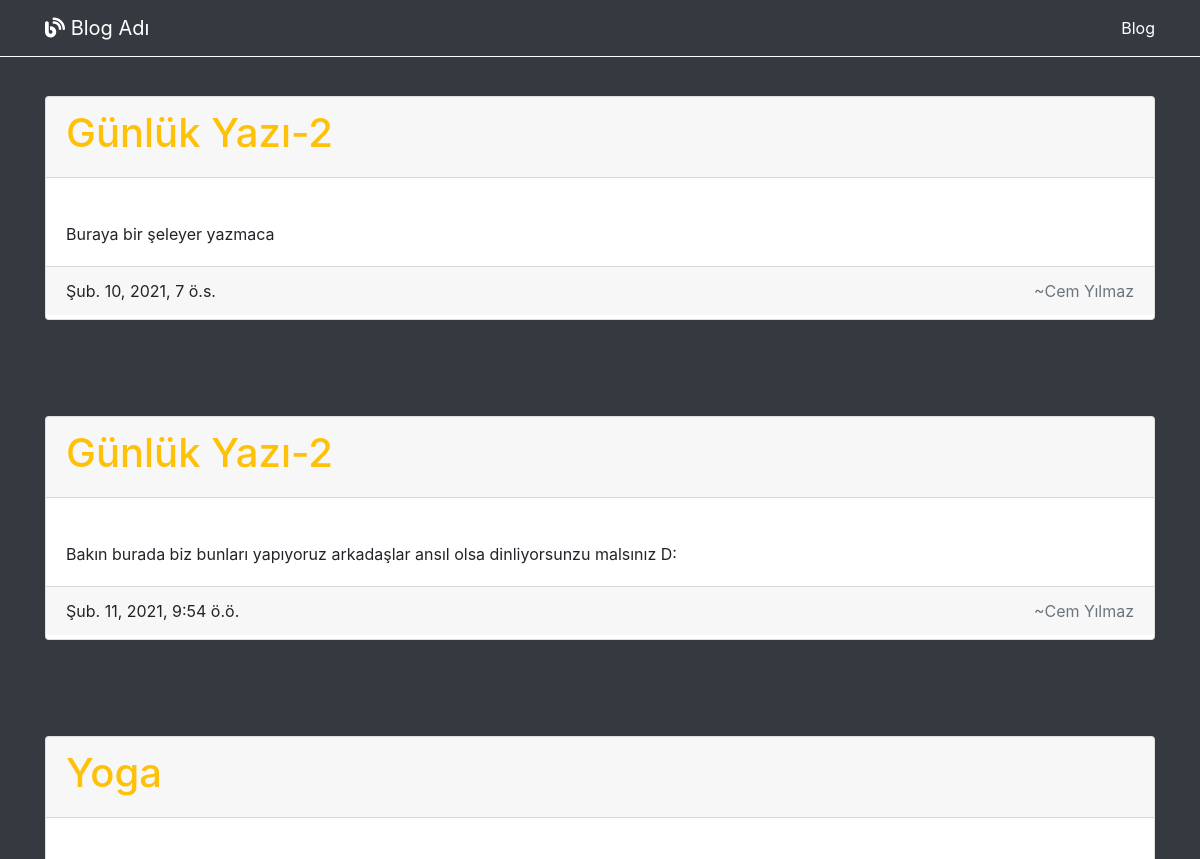
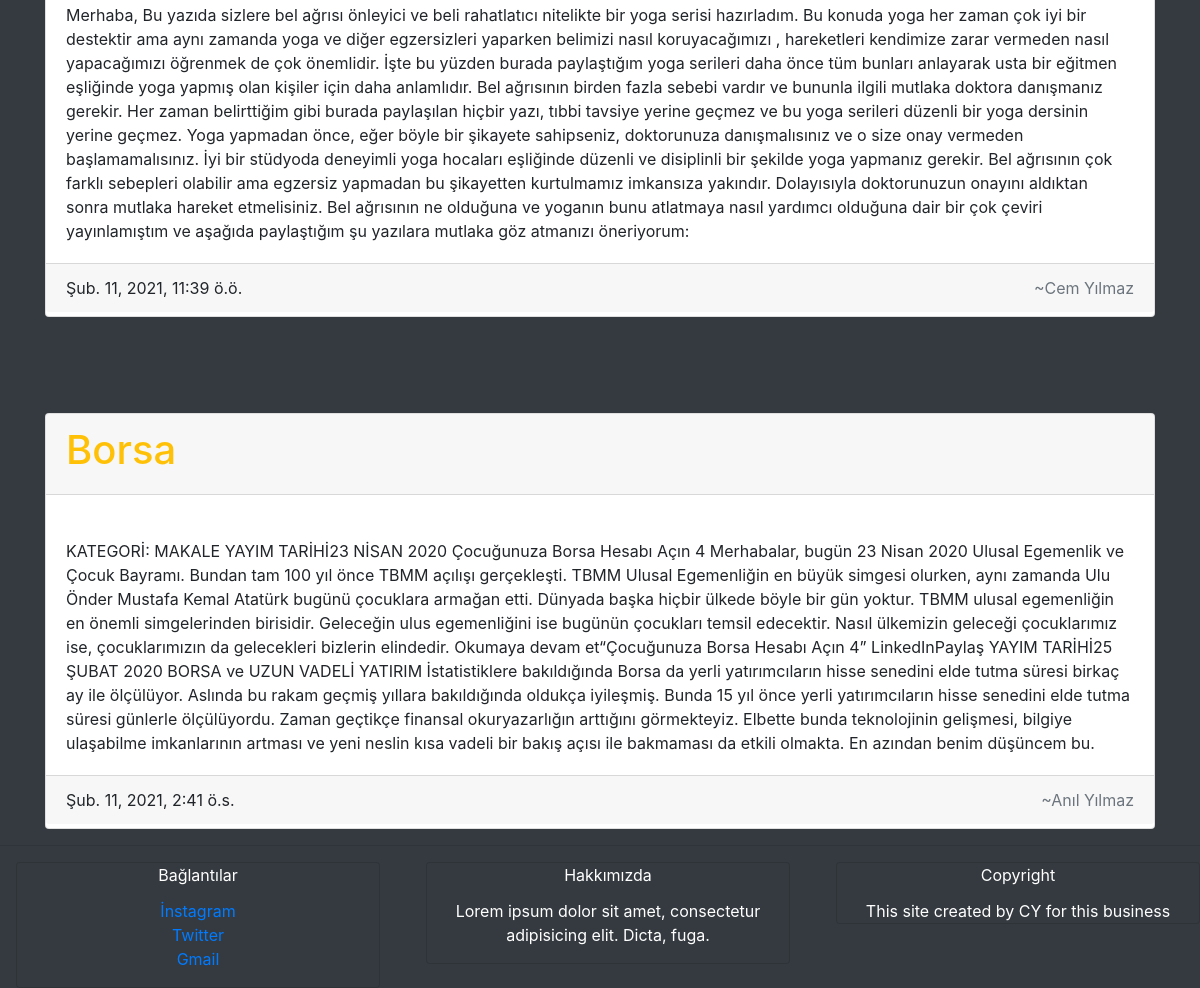
Page /blog on the committed database (2 pictures, top to bottom).
### blog/models.py (models this page shows, shortened)
class yazi(models.Model):
    creater = models.CharField(max_length=25)
    name = models.CharField(max_length=50)
    text = models.TextField()
    image =  models.ImageField(upload_to='static/image', default = None, null = True, blank = True)
    created_date = models.DateTimeField( default=timezone.now )
    published_date = models.DateTimeField(blank=True, null=True)

### blog/views.py (the view)
# urls.py: path('blog', views.blog, name='hakkımda' ),
def blog(request):
    yazilar = yazi.objects.all()
    context = {
        'yazi': yazilar
    }
    return render(request, 'pages/blog.html', context)

### templates/pages/blog.html (shortened to what this page needs)
{% extends 'pages/layout.html' %}
{% block content %}
    {% if yazi %}
        {% for yazilar in  yazi %}
            <div class="container mt-5 pt-5">
                <div class="card mb-3">
                    <div class="row">
                        <div class="col md-3">
                            <div class="card-header">
                                <h1 class="blockquode text-warning">{{ yazilar.name}} </h1>
                            </div>
                            <div class="card-body">
                                <div class="card-text blockquode"> {{ yazilar.text}} </div>
                            </div>
                            <div class="card-footer blockquode"> {{ yazilar.created_date}}
                                <p class="blockquode text-muted float-right "> ~{{ yazilar.creater }} </p>
                            </div>
                        </div>
                    </div>
                </div>
            </div>
        {% endfor %}
        {% else  %}
                    <div class="aler alert-warning">    <p>No Content</p></div>
    {% endif %}
{% endblock %}

### templates/pages/layout.html (shortened to what this page needs)
{% load static %}
<!doctype html>
<html lang="en">
<head>
    <link rel="stylesheet" href="https://cdn.jsdelivr.net/npm/bootstrap@4.6.0/dist/css/bootstrap.min.css">
</head>
<body class="bg-dark my-auto ">
    <div class="navbar bg-dark navbar-dark navbar-expand-sm  fixed-top">
        <div class="container">
            <a href="http://127.0.0.1:8000" class="navbar-brand">
                <i class="fas fa-blog"></i>&nbsp;Blog Adı
            </a>
            <div id="navbarCollapse" class="collapse navbar-collapse ">
                <ul class="navbar-nav ml-auto text-white">
                    <li data-target="#Hakkımda" class="nav-item">
                    <a class="text-white" href="http://127.0.0.1:8000/blog">Blog</a></li>
                </ul>
            </div>
        </div>
    </div>
    {% block content %}
    {% endblock %}
    <hr>
    <footer class="footer  bg- ">
        <div class="row">
            <div class="col-md-4 w-auto">
                <div class="card ml-3 text-center text-white bg-dark">
                    <div class="card-title">Bağlantılar</div>
                    <div class="card-text">
                        <ol class="list list-unstyled">
                            <li> <a href="">İnstagram </a></li>
                            <li> <a href="">Twitter </a></li>
                            <li> <a href="">Gmail </a></li>
                        </ol>
                    </div>
                </div>
            </div>
            <div class="col-md-4">
                <div class="card ml-3 text-center text-white bg-dark w-auto">
                    <div class="card-title">Hakkımızda</div>
                    <div class="card-text blockquode">
                        <p>Lorem ipsum dolor sit amet, consectetur adipisicing elit. Dicta, fuga.</p>
                    </div>
                </div>
            </div>
            <div class="col-md-4">
                <div class="card ml-3 text-center text-white bg-dark w-auto">
                    <div class="card-title blockquode">Copyright</div>
                    <div class="card-text blockquode">
                        This site created by CY for this business
                    </div>
                </div>
            </div>
        </div>
    </footer>
    <link rel="stylesheet" href="{% static 'css/style.css' %}" >
    <link href="/your-path-to-fontawesome/css/fontawesome.css" rel="stylesheet">
    <link href="/your-path-to-fontawesome/css/brands.css" rel="stylesheet">
    <link href="/your-path-to-fontawesome/css/solid.css" rel="stylesheet">
</body>
</html>

### static/css/style.css (style rules this page uses)
.navbar { border-bottom: 1px solid #fff; }

### rows in the picture
yazi: name "Günlük Yazı-2", text "Buraya bir şeleyer yazmaca", created_date "Şub. 10, 2021, 7 ö.s.", creater "Cem Yılmaz"
yazi: name "Günlük Yazı-2", text "Bakın burada biz bunları yapıyoruz arkadaşlar ansıl olsa dinliyorsunzu malsınız D:", created_date "Şub. 11, 2021, 9:54 ö.ö.", creater "Cem Yılmaz"
yazi: name "Yoga", text "Merhaba, Bu yazıda sizlere bel ağrısı önleyici ve beli rahatlatıcı nitelikte bir yoga serisi hazırladım. Bu konuda yoga her zaman çok iyi bir destektir ama aynı zamanda yoga ve diğer egzersizleri yaparken belimizi nasıl koruyacağımızı , hareketleri kendimize zarar vermeden nasıl yapacağımızı öğrenmek de çok önemlidir. İşte bu yüzden burada paylaştığım yoga serileri daha önce tüm bunları anlayarak usta bir eğitmen eşliğinde yoga yapmış olan kişiler için daha anlamlıdır. Bel ağrısının birden fazla sebebi vardır ve bununla ilgili mutlaka doktora danışmanız gerekir. Her zaman belirttiğim gibi burada paylaşılan hiçbir yazı, tıbbi tavsiye yerine geçmez ve bu yoga serileri düzenli bir yoga…", created_date "Şub. 11, 2021, 11:39 ö.ö.", creater "Cem Yılmaz"
yazi: name "Borsa", text "KATEGORİ: MAKALE YAYIM TARİHİ23 NİSAN 2020 Çocuğunuza Borsa Hesabı Açın 4 Merhabalar, bugün 23 Nisan 2020 Ulusal Egemenlik ve Çocuk Bayramı. Bundan tam 100 yıl önce TBMM açılışı gerçekleşti. TBMM Ulusal Egemenliğin en büyük simgesi olurken, aynı zamanda Ulu Önder Mustafa Kemal Atatürk bugünü çocuklara armağan etti. Dünyada başka hiçbir ülkede böyle bir gün yoktur. TBMM ulusal egemenliğin en önemli simgelerinden birisidir. Geleceğin ulus egemenliğini ise bugünün çocukları temsil edecektir. Nasıl ülkemizin geleceği çocuklarımız ise, çocuklarımızın da gelecekleri bizlerin elindedir. Okumaya devam et“Çocuğunuza Borsa Hesabı Açın 4” LinkedInPaylaş YAYIM TARİHİ25 ŞUBAT 2020 BORSA ve UZUN VADELİ…", created_date "Şub. 11, 2021, 2:41 ö.s.", creater "Anıl Yılmaz"
